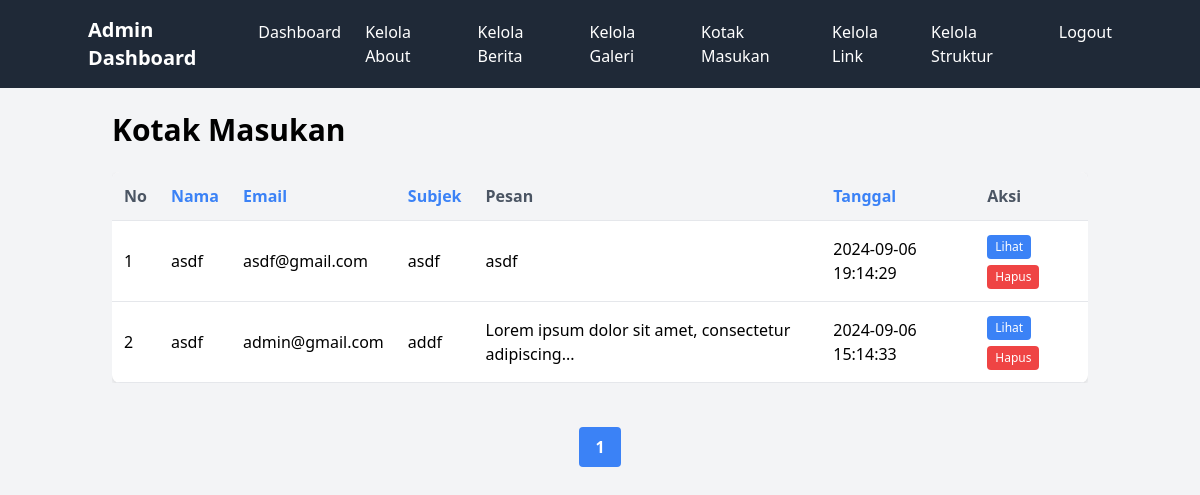
The page /admin/kotak_masukan.php (signed in) on the database as committed earlier.
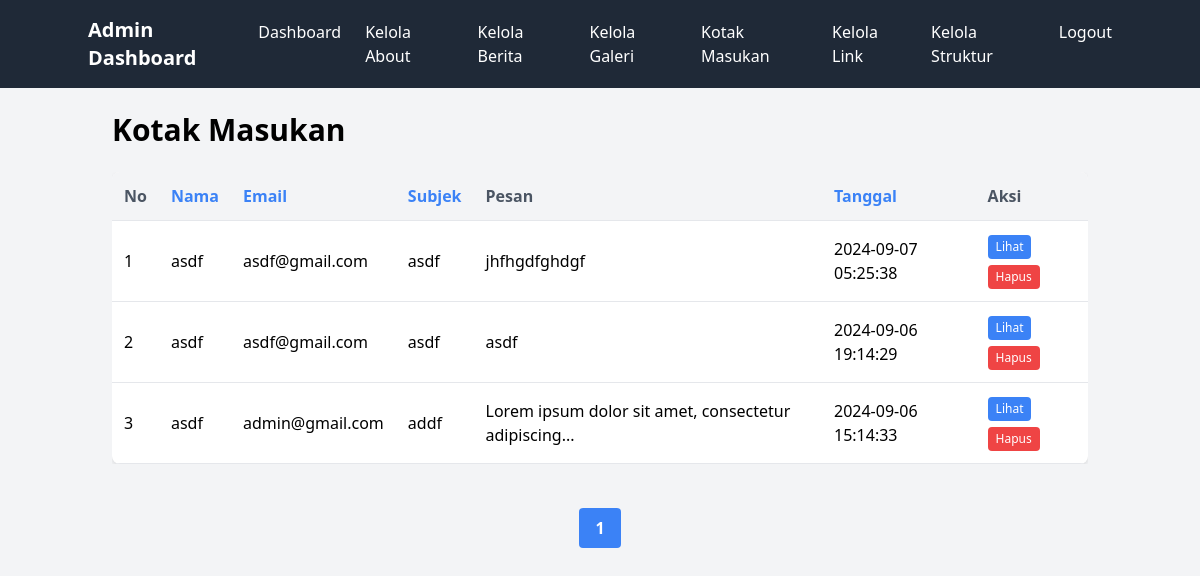
The same page on the database as committed later.
### tables this page shows
CREATE TABLE `feedback` (
  `id` int(11) NOT NULL,
  `name` varchar(100) NOT NULL,
  `email` varchar(100) NOT NULL,
  `subject` varchar(200) NOT NULL,
  `message` text NOT NULL,
  `created_at` timestamp NOT NULL DEFAULT current_timestamp()
);

### admin/kotak_masukan.php (the view, shortened to what this page needs)
<?php
require_once('../config.php');
$sort = isset($_GET['sort']) ? $_GET['sort'] : 'created_at';
$order = isset($_GET['order']) ? $_GET['order'] : 'DESC';
$page = isset($_GET['page']) ? (int)$_GET['page'] : 1;
$perPage = 10;
$start = ($page > 1) ? ($page * $perPage) - $perPage : 0;
$total = $pdo->query("SELECT COUNT(*) FROM feedback")->fetchColumn();
$pages = ceil($total / $perPage);
$stmt = $pdo->prepare("SELECT * FROM feedback ORDER BY $sort $order LIMIT :start, :perPage");
$stmt->bindValue(':start', $start, PDO::PARAM_INT);
$stmt->bindValue(':perPage', $perPage, PDO::PARAM_INT);
$stmt->execute();
$feedbacks = $stmt->fetchAll(PDO::FETCH_ASSOC);
function sortLink($column, $currentSort, $currentOrder)
{
    $newOrder = ($currentSort === $column && $currentOrder === 'ASC') ? 'DESC' : 'ASC';
    return "kotak_masukan.php?sort=$column&order=$newOrder";
}
?>
<!DOCTYPE html>
<html lang="en">
<head>
    <link href="../assets/css/output.css" rel="stylesheet">
</head>
<body class="bg-gray-100">
    <?php include('../admin/components/navbar.php'); ?>
    <div class="container mx-auto p-6">
        <h1 class="text-3xl font-bold mb-6">Kotak Masukan</h1>
        <div class="overflow-x-auto">
            <table class="table">
                <thead>
                    <tr>
                        <th>No</th>
                        <th><a href="<?php echo sortLink('name', $sort, $order); ?>">Nama</a></th>
                        <th><a href="<?php echo sortLink('email', $sort, $order); ?>">Email</a></th>
                        <th><a href="<?php echo sortLink('subject', $sort, $order); ?>">Subjek</a></th>
                        <th>Pesan</th>
                        <th><a href="<?php echo sortLink('created_at', $sort, $order); ?>">Tanggal</a></th>
                        <th>Aksi</th>
                    </tr>
                </thead>
                <tbody>
                    <?php $no = $start + 1; ?>
                    <?php foreach ($feedbacks as $feedback): ?>
                        <tr>
                            <td class="text-center"><?php echo $no++; ?></td>
                            <td><?php echo htmlspecialchars($feedback['name'] ?? 'N/A'); ?></td>
                            <td><?php echo htmlspecialchars($feedback['email'] ?? 'N/A'); ?></td>
                            <td><?php echo htmlspecialchars($feedback['subject'] ?? 'N/A'); ?></td>
                            <td>
                                <?php
                                $message = htmlspecialchars($feedback['message'] ?? 'N/A');
                                echo (strlen($message) > 50) ? substr($message, 0, 50) . '...' : $message;
                                ?>
                            </td>
                            <td><?php echo htmlspecialchars($feedback['created_at']); ?></td>
                            <td class="text-center">
                                <button onclick="showFullMessage(
                                    '<?php echo htmlspecialchars($feedback['id']); ?>',
                                    '<?php echo htmlspecialchars($feedback['name']); ?>',
                                    '<?php echo htmlspecialchars($feedback['email']); ?>',
                                    '<?php echo htmlspecialchars($feedback['subject']); ?>',
                                    '<?php echo htmlspecialchars($feedback['message']); ?>',
                                    '<?php echo htmlspecialchars($feedback['created_at']); ?>'
                                )" class="bg-blue-500 hover:bg-blue-600 text-white font-medium py-1 px-2 rounded text-xs mb-1">
                                    Lihat
                                </button>
                                <form method="POST" class="inline" onsubmit="return confirm('Apakah Anda yakin ingin menghapus pesan ini?');">
                                    <button type="submit" name="delete" class="bg-red-500 hover:bg-red-600 text-white font-medium py-1 px-2 rounded text-xs">
                                        Hapus
                                    </button>
                                </form>
                            </td>
                        </tr>
                    <?php endforeach; ?>
                </tbody>
            </table>
        </div>
    </div>
    <div class="pagination">
        <?php for ($i = 1; $i <= $pages; $i++): ?>
            <a href="?page=<?php echo $i; ?>&sort=<?php echo $sort; ?>&order=<?php echo $order; ?>">
                <?php echo $i; ?>
            </a>
        <?php endfor; ?>
    </div>
</body>
</html>

Rows that differ between the two databases and show on the page:
added feedback: name "asdf", email "asdf@gmail.com", subject "asdf", message "jhfhgdfghdgf", created_at "2024-09-07 05:25:38"
